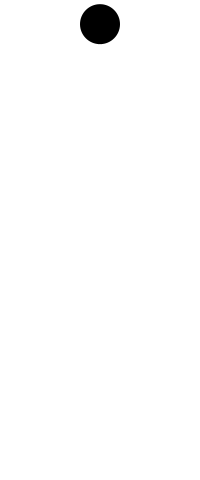
Frame 1 (no input)
Frame 60 (the mouse pressed at the canvas centre just before this capture): blank canvas, image omitted
Frame 120 (the mouse held since frame 60 and released just before this capture): blank canvas, image omitted

The Processing sketch that drew this single still picture (run headless with seeded random() and noise(); from frame 60 on, the mouse is pressed at the canvas centre):

// Processing sketch: ball_y1
// ── ball_y1.pde
// 定数
final float gravity = 9.8 / 60;  // <-- 1/60秒あたりの重力加速度
final int fps =60;
final int d = 40;
final int x = 100;
final float y0 = 20;
final float vy0 = 4;
// 変数
float y;                         // <-- ボールのy座標
float vy;                        // <-- ボールの速度のy成分

void setup() {
  size(200, 480);
  noStroke();
  fill(0, 0, 0);
  y = y0;
  vy = vy0;
  frameRate(fps);
}

void draw() {
  vy += gravity;    // <-- 速度に重力加速度を加算する
  y += vy;          // <-- ボールが速度ぶん移動する
  background(255, 255, 255);
  ellipse(x, y, d, d);
}
